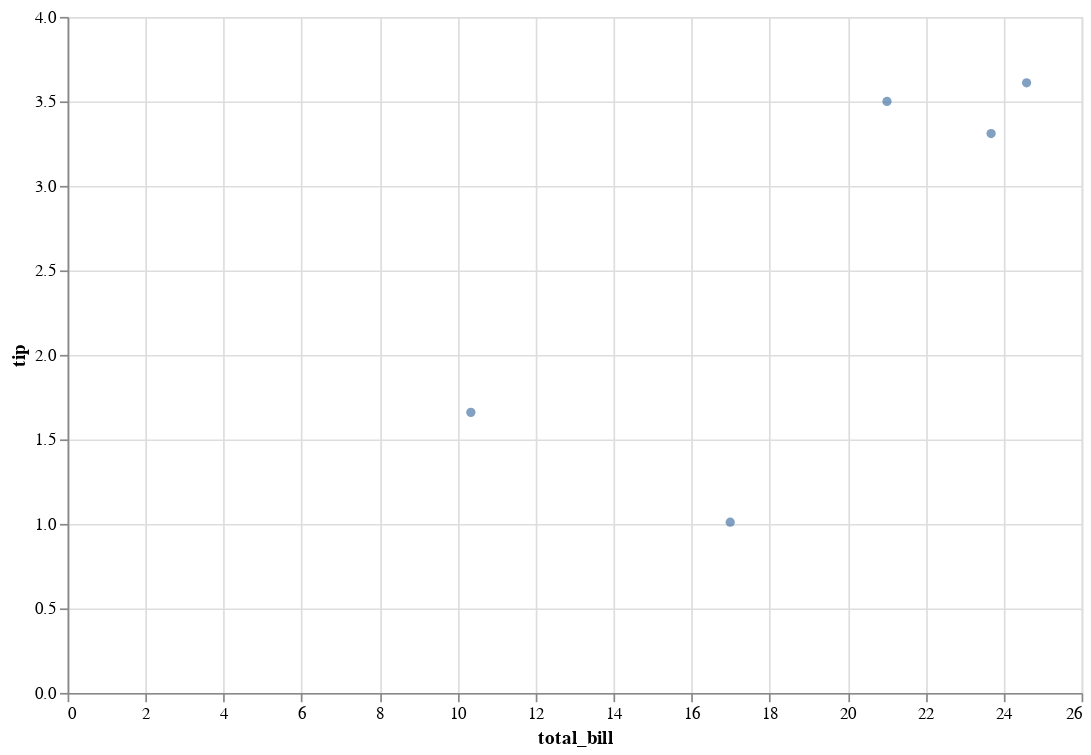

Write notebook code for a chart like this one.
### Markdown cell above
1. **Gráfico de dispersión básico**:

### Code cell
import altair as alt
import pandas as pd

# Crear un DataFrame de ejemplo
data = pd.DataFrame({
    'total_bill': [16.99, 10.34, 21.01, 23.68, 24.59],
    'tip': [1.01, 1.66, 3.50, 3.31, 3.61]
})

# Crear el gráfico de dispersión
chart = alt.Chart(data).mark_circle().encode(
    x='total_bill',
    y='tip'
).properties(
    width=600,
    height=400
).interactive()

# Mostrar el gráfico
chart

### Figure 1 — Vega-Lite specification as saved in the notebook (floating-point values rounded to 4 significant figures)
{"config": {"view": {"continuousWidth": 400, "continuousHeight": 300}}, "data": {"name": "data-d4e1a0386a932365104d12818de689fd"}, "mark": "circle", "encoding": {"x": {"field": "total_bill", "type": "quantitative"}, "y": {"field": "tip", "type": "quantitative"}}, "height": 400, "selection": {"selector001": {"type": "interval", "bind": "scales", "encodings": ["x", "y"]}}, "width": 600, "$schema": "https://vega.github.io/schema/vega-lite/v4.17.0.json", "datasets": {"data-d4e1a0386a932365104d12818de689fd": [{"total_bill": 16.99, "tip": 1.01}, {"total_bill": 10.34, "tip": 1.66}, {"total_bill": 21.01, "tip": 3.5}, {"total_bill": 23.68, "tip": 3.31}, {"total_bill": 24.59, "tip": 3.61}]}}
